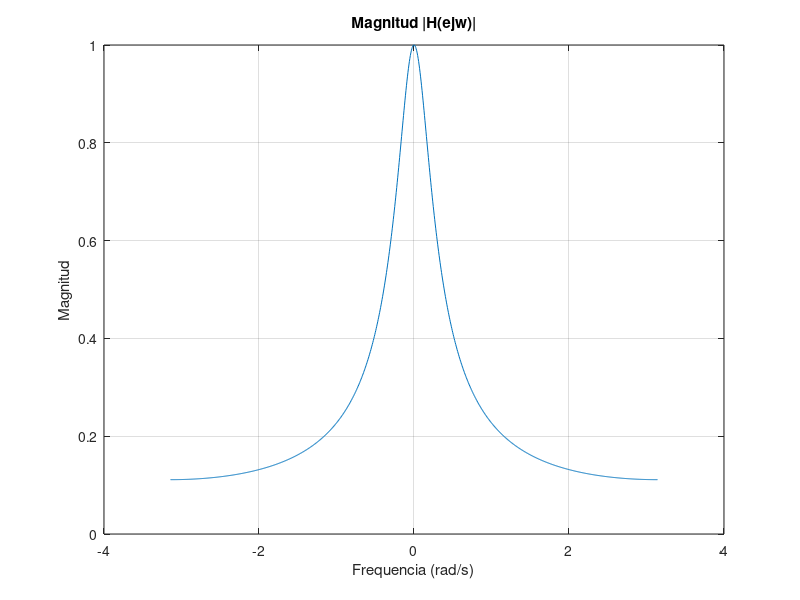
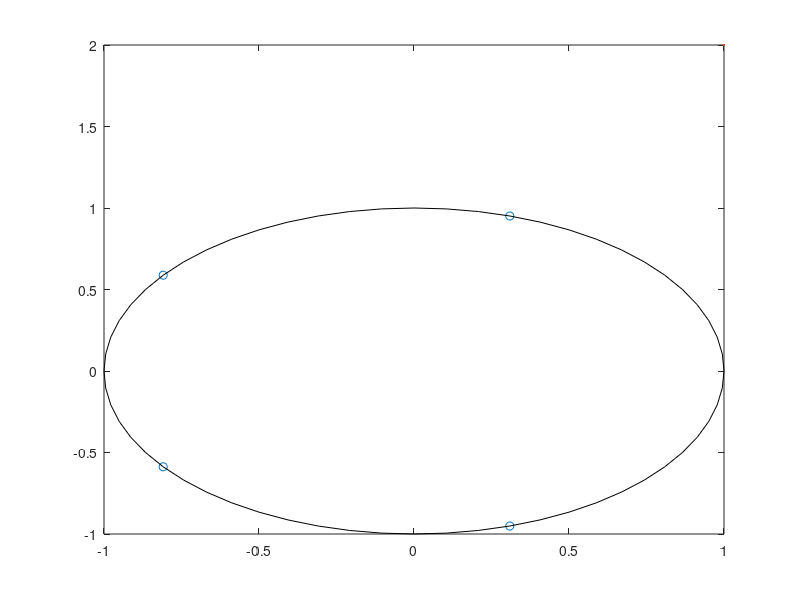
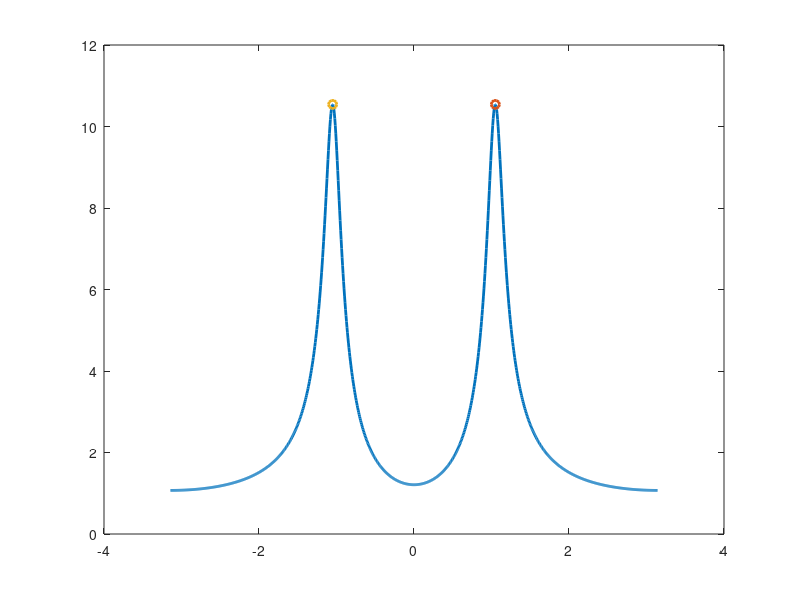

The MATLAB script that drew these images, in order: (Note: this script raises an error after producing the figures.)
%% 1 (c) (d)
mag = @(w) 0.2./sqrt(1.64-1.6.*cos(w));
Gdc = mag(0)
Gpi = mag(pi)

wc = fzero( @(w) mag(w)-0.707 , pi/2)

figure
w = linspace(-pi,pi,1000);
plot(w, mag(w));
xlabel('Frequencia (rad/s)');
ylabel('Magnitud');
title('Magnitud |H(ejw)|');
grid on;

%% 1 (e)
mag = @(w) 0.2./sqrt(1.64-1.6.*cos(w));
fase = @(w) -atan2(0.8*sin(w),1-0.8*cos(w));

mag(pi/4)%*5
fase(pi/4)

%% 2 (d)
ceros = exp(2j*pi*(1:4)/5);
figure
plot(real(ceros),imag(ceros),'o',LineWidth=2); hold on;
rectangle('Position', [-1 -1 2 2], 'Curvature', [1 1])
%% 3 (c)
Hlp_ej = @(w) 1./(1-0.9.*exp(-1j.*w));

Hbp_ej = @(w) Hlp_ej(w-pi/3) + Hlp_ej(w+pi/3);
mag = @(w) abs(Hbp_ej(w));

w_max = fminbnd(@(w) -mag(w), 0, pi)
mag_max = mag(w_max)

w = linspace(-pi,pi,1000);
figure
plot(w,mag(w),'LineWidth',2); hold on
plot(w_max, mag(w_max),'o','LineWidth',2)
plot(-w_max, mag(-w_max),'o','LineWidth',2)
xline([-pi/3 pi/3])
xlabel('Frequencia (rad/s)');
ylabel('Magnitud');
title('Magnitud de Hbp');
grid on;